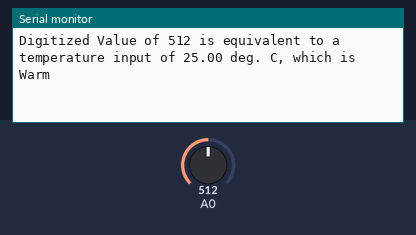
A program run on a simulated ESP8266 (Wemos D1 mini). Parts: the last lines printed to the serial monitor. The test bench sets the inputs (shaded band); at power-on: A0 = 512.

Above: at 2.8 s.
2.9 s: A0 set to 716
At 5.4 s:
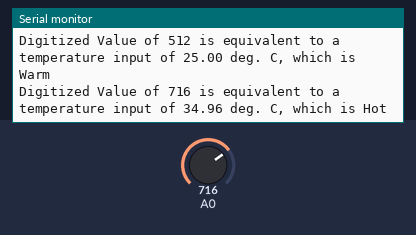
7.5 s: A0 set to 900
At 8.6 s:
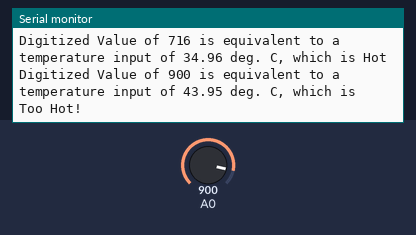
11.5 s: A0 set to 511
At 13.0 s:
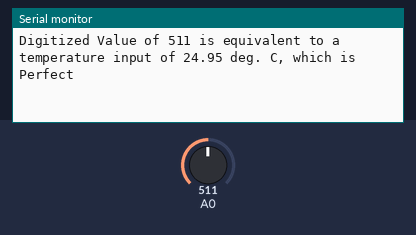
15.5 s: A0 set to 306
At 17.5 s:
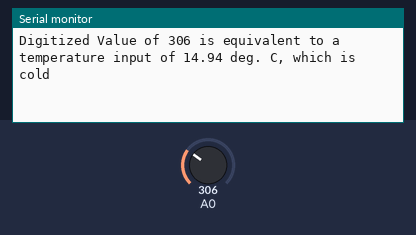
19.5 s: A0 set to 122
At 20.7 s:
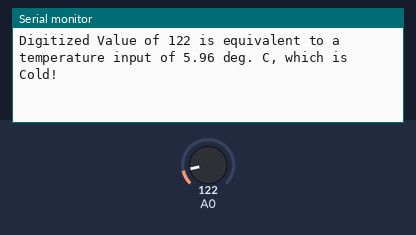

Measured:
- after the input at 2.9 s, the serial monitor: prints a new line after 1.1 s (image 1)
- after the input at 7.5 s, the serial monitor: prints a new line after 0.51 s (image 2)
- after the input at 11.5 s, the serial monitor: prints a new line after 0.52 s (image 3)
- after the input at 15.5 s, the serial monitor: prints a new line after 0.52 s (image 4)
- after the input at 19.5 s, the serial monitor: prints a new line after 0.53 s (image 5)

The program:

main.cpp
```cpp
/*
I, Nicodemus Allan, student number 000838957, certify that this material
is my original work. No other person's work has been used without due
acknowledgment and I have not made my work available to anyone else.

Date: 2022-09-19
*/

#include <Arduino.h>

void setup() {
  // configure the USB serial monitor
  Serial.begin(115200);
}

double calcVoltage(int iVal) {
  double voltage;
  voltage = iVal * 0.0032226563;
  return voltage;
}

double calcTemp(int iVal) {
  double temp;
  temp = iVal * 0.048828125;
  return temp;
}

String message(double temp){
  String msg;
  if (temp > 35)
  {
    msg = "Too Hot!";
  }
  else if (temp == 30 || temp > 30)
  {
    msg = "Hot";
  }
  else if (temp == 25 || temp > 25)
  {
    msg = "Warm";
  }
  else if (temp == 15 || temp > 15)
  {
    msg = "Perfect";
  }
  else if (temp == 10 || temp > 10)
  {
    msg = "cold";
  }
  else
  {
    msg = "Cold!";
  }
  return msg;
}

void loop() {
  int iVal;

  // read digitized value from the D1 Mini's A/D convertor
  iVal = analogRead(A0);
  double voltage = calcVoltage(iVal);
  double temp = calcTemp(iVal);
  String msg = message(temp);

  //voltage
  //Serial.println("Digitized Value of " + String(iVal) + " is equivalent to an Analog Voltage = " + String(calcVoltage(iVal)) + "V.");

  //temp
  Serial.println("Digitized Value of " + String(iVal) + " is equivalent to a temperature input of " + String(calcTemp(iVal)) + " deg. C, which is " + msg);
  // wait 0.5 seconds (500 ms)
  delay(2000);
} 
```
